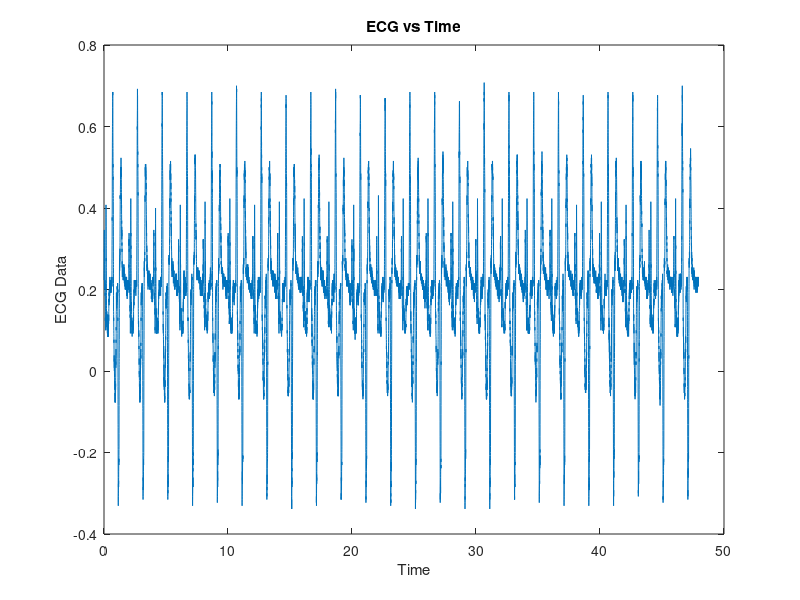
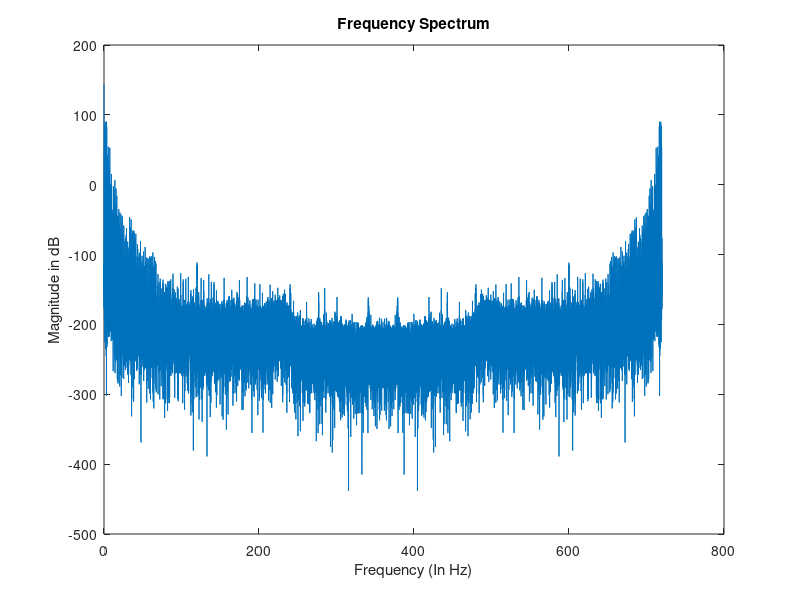
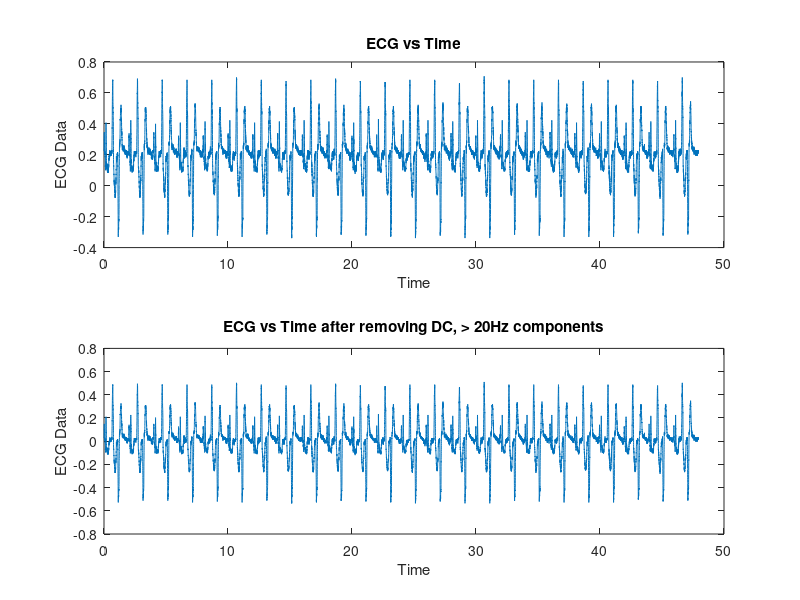

MATLAB code to generate these figures, in order:
warning('off')
% task a)
data=load("data/ECG_Data1.txt");
N=length(data);
Fs=720;
t=[0:1/Fs:((N-1)/Fs)];
plot(t,data);
xlabel('Time');
ylabel('ECG Data');
title(['ECG vs Time']);
saveas(gcf,['output/ECG.png']);

% task b)
f=fft(data);
figure
decib=20*log((abs(f).*abs(f))/N);
plot([0:N-1]*(Fs/N),decib);
xlabel('Frequency (In Hz)');
ylabel('Magnitude in dB');
title(['Frequency Spectrum']);
saveas(gcf,['output/frespec.png']);

% task c)

[maxi,ind]=max(decib(2:N-2));
ind=ind+1; % as we started with 2
[maxi,ind]=max(decib(2:ind-1)); %ignore the 3Hz as it is just too high for a normal human and take second highest
ind=ind+1; % as we started with 2
ind=min(ind,N+1-ind);
disp('Heart Rate in BPM:');
hr=(ind-1)*Fs/N;
hr= hr*60; % in beats per minute
disp(hr);

% task d)

figure
f(1)=0;
%k/N=F/Fs
k= N*20000/Fs;
f(k+1:N+1-k)=0;
signal=ifft(f);
subplot(2,1,1);
plot(t,data);
xlabel('Time');
ylabel('ECG Data');
title(['ECG vs Time']);

subplot(2,1,2);
plot(t,real(signal));
xlabel('Time');
ylabel('ECG Data');
title(['ECG vs Time after removing DC, > 20Hz components']);
saveas(gcf,['output/ECG_2.png']);
